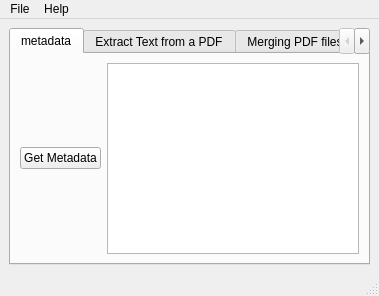
<?xml version="1.0" encoding="UTF-8"?>
<ui version="4.0">
 <class>MainWindow</class>
 <widget class="QMainWindow" name="MainWindow">
  <property name="geometry">
   <rect>
    <x>0</x>
    <y>0</y>
    <width>379</width>
    <height>296</height>
   </rect>
  </property>
  <property name="windowTitle">
   <string>MainWindow</string>
  </property>
  <widget class="QWidget" name="centralwidget">
   <layout class="QGridLayout" name="gridLayout">
    <item row="0" column="0">
     <widget class="QTabWidget" name="tabWidget">
      <property name="toolTip">
       <string>&lt;html&gt;&lt;head/&gt;&lt;body&gt;&lt;p&gt;&lt;br/&gt;&lt;/p&gt;&lt;/body&gt;&lt;/html&gt;</string>
      </property>
      <property name="currentIndex">
       <number>0</number>
      </property>
      <widget class="QWidget" name="tab1">
       <attribute name="title">
        <string>metadata</string>
       </attribute>
       <layout class="QGridLayout" name="gridLayout_2">
        <item row="0" column="0">
         <widget class="QPushButton" name="MetadataButton">
          <property name="text">
           <string>Get Metadata</string>
          </property>
         </widget>
        </item>
        <item row="0" column="1">
         <widget class="QTextBrowser" name="MetadatatextBrowser"/>
        </item>
       </layout>
      </widget>
      <widget class="QWidget" name="tab2">
       <attribute name="title">
        <string>Extract Text from a PDF</string>
       </attribute>
       <layout class="QGridLayout" name="gridLayout_3">
        <item row="0" column="0">
         <widget class="QPushButton" name="ExtractTextButton">
          <property name="text">
           <string>Extract Text</string>
          </property>
         </widget>
        </item>
        <item row="0" column="1">
         <widget class="QTextBrowser" name="ExtractTexttextBrowser"/>
        </item>
       </layout>
      </widget>
      <widget class="QWidget" name="tab3">
       <attribute name="title">
        <string>Merging PDF files</string>
       </attribute>
       <layout class="QGridLayout" name="gridLayout_4">
        <item row="0" column="1" rowspan="3">
         <widget class="QTextBrowser" name="PdfListtextBrowser"/>
        </item>
        <item row="2" column="0">
         <widget class="QPushButton" name="ClearPDFButton">
          <property name="text">
           <string>Clear PDF</string>
          </property>
         </widget>
        </item>
        <item row="0" column="0">
         <widget class="QPushButton" name="AddPDFButton">
          <property name="text">
           <string>Add PDF</string>
          </property>
         </widget>
        </item>
        <item row="1" column="0">
         <widget class="QPushButton" name="pushButton">
          <property name="text">
           <string>Merging PDF</string>
          </property>
         </widget>
        </item>
       </layout>
      </widget>
      <widget class="QWidget" name="tab">
       <attribute name="title">
        <string>Page</string>
       </attribute>
      </widget>
     </widget>
    </item>
   </layout>
  </widget>
  <widget class="QMenuBar" name="menubar">
   <property name="geometry">
    <rect>
     <x>0</x>
     <y>0</y>
     <width>379</width>
     <height>21</height>
    </rect>
   </property>
   <widget class="QMenu" name="menuHelp">
    <property name="title">
     <string>Help</string>
    </property>
   </widget>
   <widget class="QMenu" name="menuFile">
    <property name="title">
     <string>File</string>
    </property>
    <addaction name="actionOpen"/>
    <addaction name="actionClear"/>
    <addaction name="separator"/>
    <addaction name="actionExit"/>
   </widget>
   <addaction name="menuFile"/>
   <addaction name="menuHelp"/>
  </widget>
  <widget class="QStatusBar" name="statusBar"/>
  <action name="actionExit">
   <property name="text">
    <string>Exit</string>
   </property>
  </action>
  <action name="actionOpen">
   <property name="text">
    <string>Open</string>
   </property>
  </action>
  <action name="actionClear">
   <property name="text">
    <string>Clear</string>
   </property>
  </action>
 </widget>
 <resources/>
 <connections>
  <connection>
   <sender>MetadataButton</sender>
   <signal>clicked()</signal>
   <receiver>MainWindow</receiver>
   <slot>GetMetadata()</slot>
   <hints>
    <hint type="sourcelabel">
     <x>86</x>
     <y>168</y>
    </hint>
    <hint type="destinationlabel">
     <x>179</x>
     <y>25</y>
    </hint>
   </hints>
  </connection>
  <connection>
   <sender>ExtractTextButton</sender>
   <signal>clicked()</signal>
   <receiver>MainWindow</receiver>
   <slot>ExtractText()</slot>
   <hints>
    <hint type="sourcelabel">
     <x>40</x>
     <y>158</y>
    </hint>
    <hint type="destinationlabel">
     <x>72</x>
     <y>26</y>
    </hint>
   </hints>
  </connection>
  <connection>
   <sender>AddPDFButton</sender>
   <signal>clicked()</signal>
   <receiver>MainWindow</receiver>
   <slot>GetPdfPath()</slot>
   <hints>
    <hint type="sourcelabel">
     <x>38</x>
     <y>101</y>
    </hint>
    <hint type="destinationlabel">
     <x>71</x>
     <y>22</y>
    </hint>
   </hints>
  </connection>
  <connection>
   <sender>ClearPDFButton</sender>
   <signal>clicked()</signal>
   <receiver>MainWindow</receiver>
   <slot>ClearPdfPath()</slot>
   <hints>
    <hint type="sourcelabel">
     <x>65</x>
     <y>215</y>
    </hint>
    <hint type="destinationlabel">
     <x>291</x>
     <y>26</y>
    </hint>
   </hints>
  </connection>
  <connection>
   <sender>pushButton</sender>
   <signal>clicked()</signal>
   <receiver>MainWindow</receiver>
   <slot>MergingPdf()</slot>
   <hints>
    <hint type="sourcelabel">
     <x>47</x>
     <y>153</y>
    </hint>
    <hint type="destinationlabel">
     <x>373</x>
     <y>28</y>
    </hint>
   </hints>
  </connection>
 </connections>
 <slots>
  <slot>GetPdfPath()</slot>
  <slot>GetMetadata()</slot>
  <slot>ExtractText()</slot>
  <slot>ClearPdfPath()</slot>
  <slot>MergingPdf()</slot>
 </slots>
</ui>
